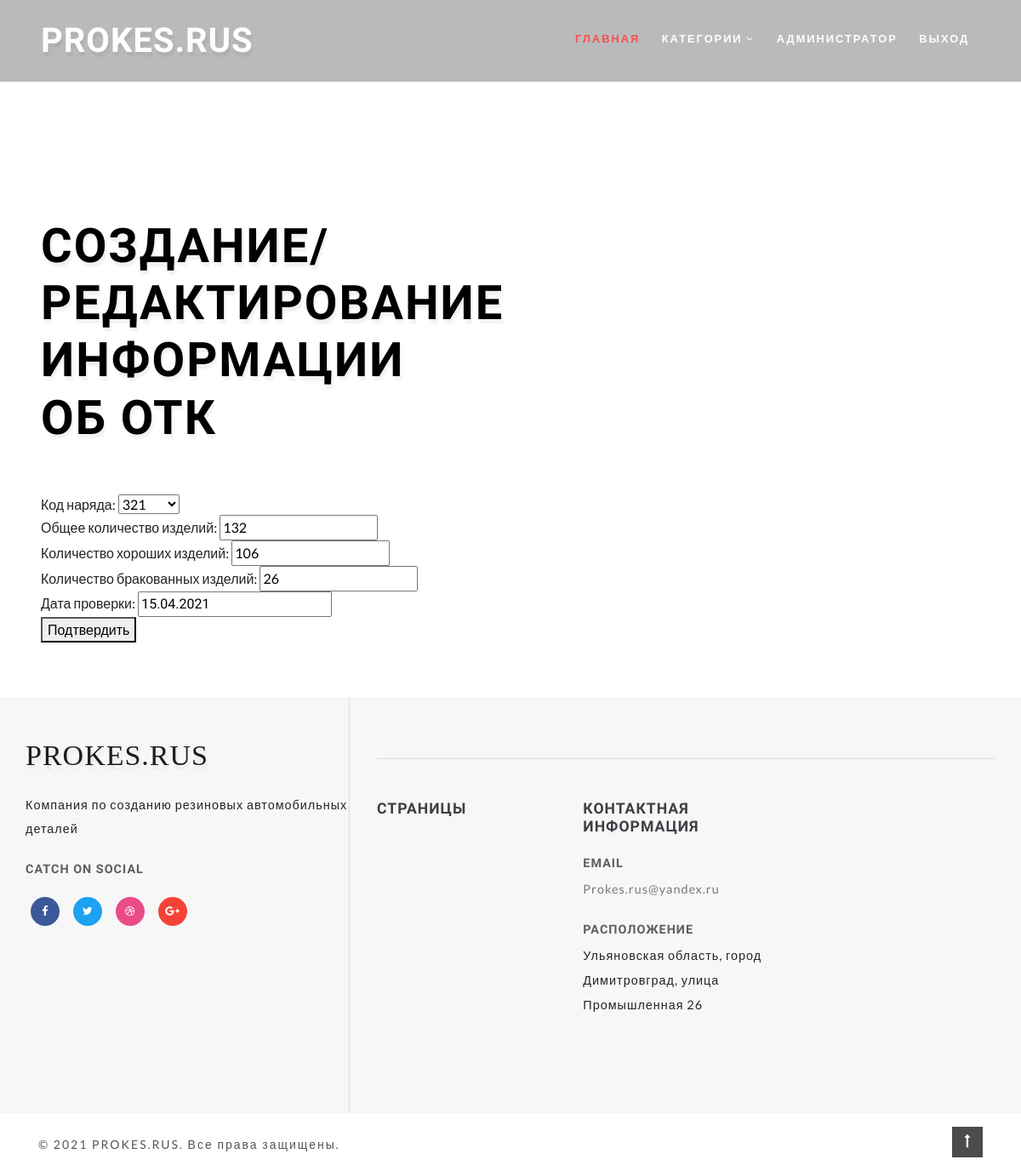
Before: /otk_list/1/update/ (signed in) with the older database file.
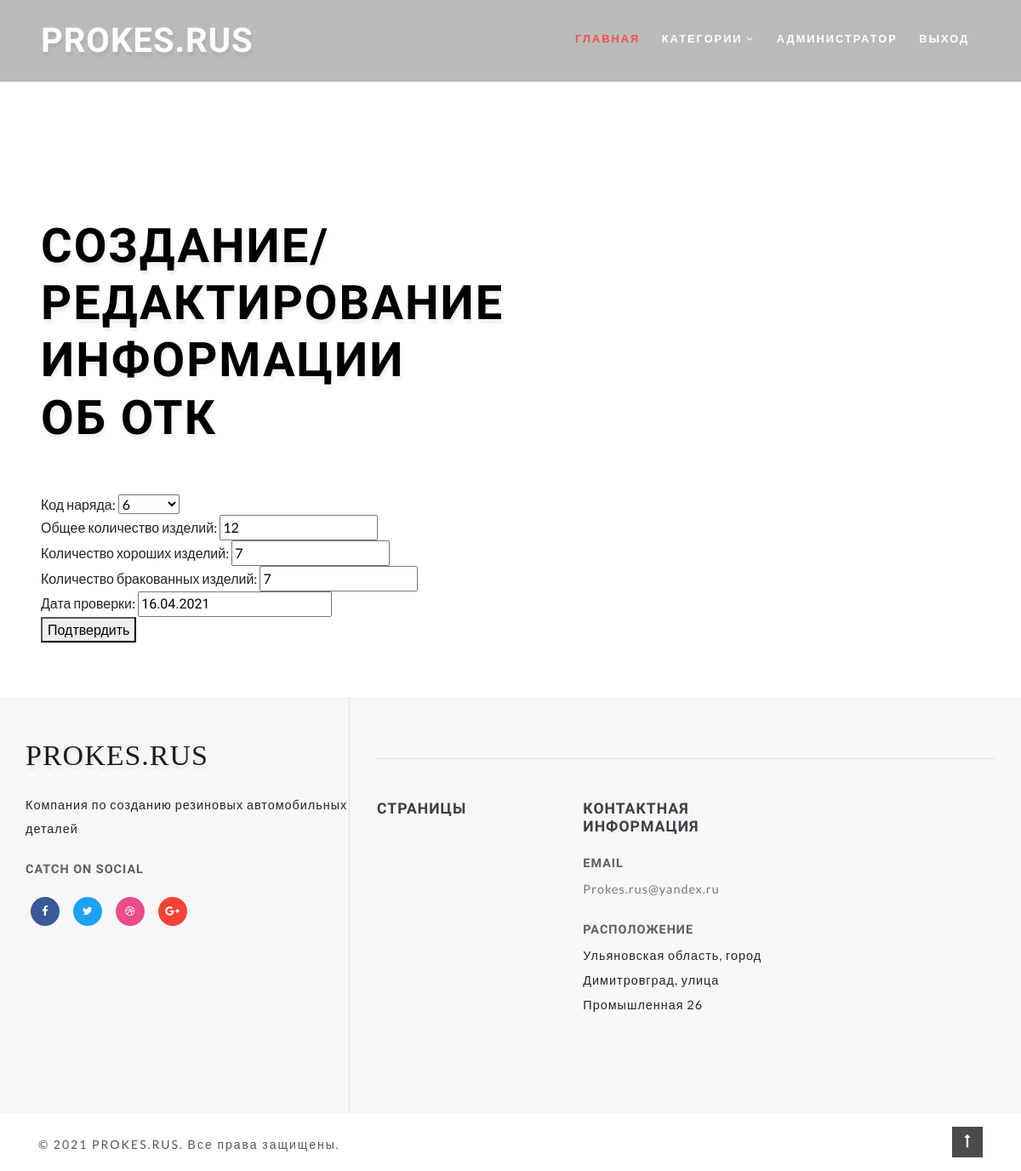
After: the same page with the newer database file.
### prokes/models.py (models this page shows, shortened)
class OTK(models.Model):
    nariad_code = models.ForeignKey(Nariad, verbose_name='Код наряда', on_delete=models.PROTECT)
    goods_value = models.IntegerField('Количество хороших изделий')
    remote_value = models.IntegerField('Количество бракованных изделий')
    date = models.DateField('Дата проверки')
    class Meta:
        verbose_name = "ОТК"
        verbose_name_plural = 'ОТК'

class Nariad(models.Model):
    code = models.IntegerField('Номер наряда', unique=True)
    worker_code = models.ForeignKey(Workers, verbose_name='Код сотрудника', on_delete=models.PROTECT)
    goods_code = models.ForeignKey(Goods, verbose_name='Код изделия', on_delete=models.PROTECT)
    material_code = models.ForeignKey(Materials, verbose_name='Код смеси', on_delete=models.PROTECT)
    value = models.IntegerField('Количество')
    date = models.DateField('Дата')
    used_materials = models.FloatField('Расход смеси', default=0)
    def __str__(self):
        return str(self.code)
    class Meta:
        verbose_name = "Наряд"
        verbose_name_plural = 'Наряды'

### prokes/views.py (the view, shortened to what this page needs)
# urls.py: path("otk_list/<int:pk>/update/", views.OTKUpdateView, name="otk_update"),
def OTKUpdateView(request, pk):
    otk = OTK.objects.get(id=pk)
    nariad = Nariad.objects.get(code=otk.nariad_code.code)
    form = OTKNewForm(instance=otk)
    form_nariad = NariadNewForm(instance=nariad)
    nariad_list = Nariad.objects.all()
    error = ""
    return render(request, "otk/otk_form/otk_update.html", {"form": form, "error": error, "form_nariad": form_nariad,
                                                            "nariad_list": nariad_list})

### prokes/forms.py
class OTKNewForm(forms.ModelForm):
    class Meta:
        model = OTK
        fields = '__all__'

class NariadNewForm(forms.ModelForm):
    class Meta:
        model = Nariad
        fields = '__all__'

### templates/otk/otk_form/otk_update.html (shortened to what this page needs)
{% extends "otk/base.html" %}
{% block header_title %}
    Создание/редактирование информации об ОТК
{% endblock header_title %}
{% block otk %}
    <form method="post" enctype="multipart/form-data" name="create">
        Код наряда: {{ form.nariad_code }}<br>
        Общее количество изделий: {{ form_nariad.value }}<br>
        Количество хороших изделий: {{ form.goods_value }}<br>
        Количество бракованных изделий: {{ form.remote_value }}<br>
        Дата проверки: {{ form.date }}<br>
        <button type="submit">Подтвердить</button>
    </form>
{% endblock otk %}

Changed rows visible on the page:
removed Nariad: value "132"
changed OTK: nariad_code "321" → "6"; goods_value "106" → "7"; remote_value "26" → "7"; date "15.04.2021" → "16.04.2021"
now on this page (row edited): Nariad: value "12"
